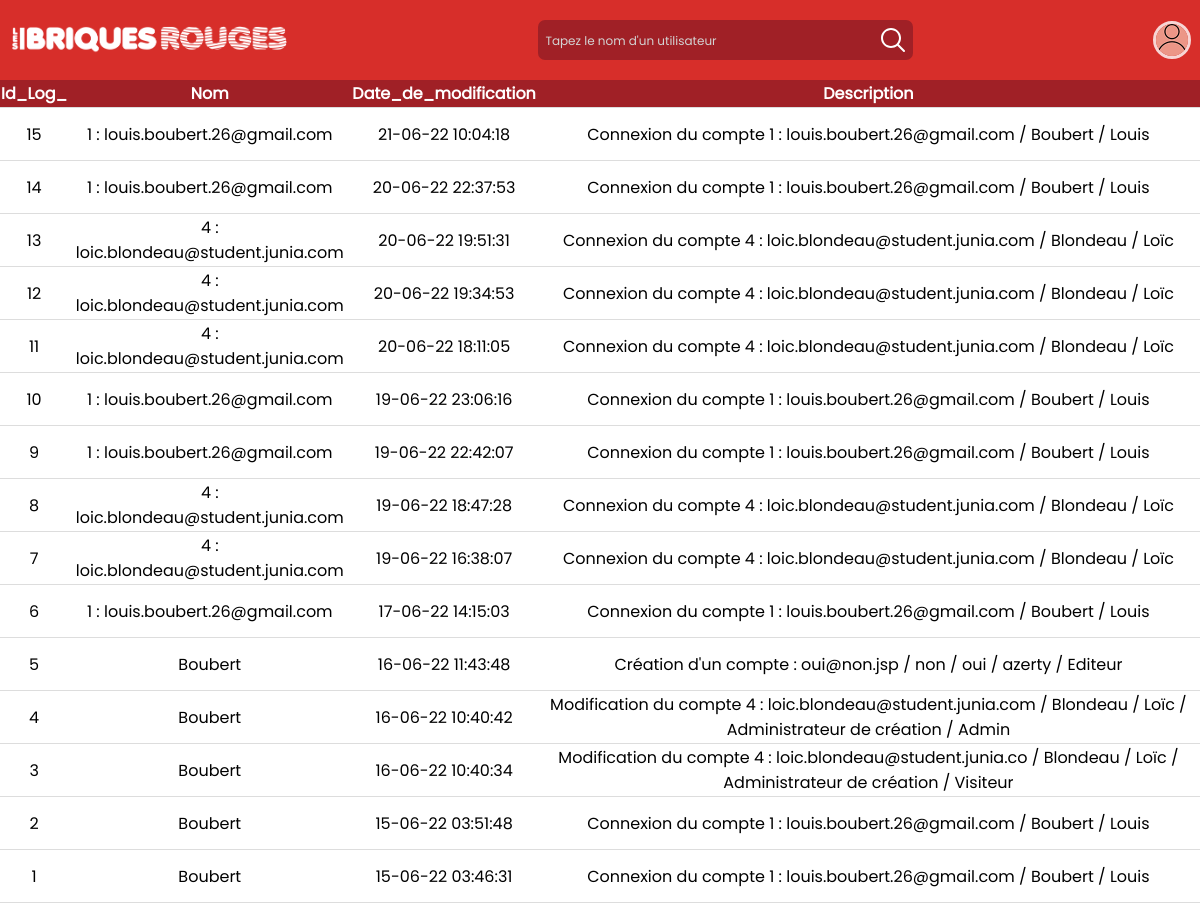
The page /changelog.php (signed in) on the database its author committed.
### tables this page shows
CREATE TABLE IF NOT EXISTS `log_` (
  `Id_Log_` int(11) NOT NULL AUTO_INCREMENT,
  `Nom` varchar(50) DEFAULT NULL,
  `Date_de_modification` varchar(50) DEFAULT NULL,
  `Description` varchar(256) DEFAULT NULL,
  PRIMARY KEY (`Id_Log_`)
);

### changelog_variables.php (called while the page is built)
<?php
try
{
	$mysqlClient = new PDO('mysql:host=localhost;dbname=lbr;charset=utf8', 'root');
}
catch(Exception $e)
{
        die('Erreur : '.$e->getMessage());
}
$postData = $_POST;
if (
		!isset($_POST['recherche']) || empty($_POST['recherche'])
		)
{
	$recherche = "";
}
else {
	$recherche = strip_tags($postData['recherche']);
}
$sqlQuery = 'SELECT * FROM log_ WHERE Id_log_ LIKE "%' . $recherche . '%" OR Nom LIKE "%' . $recherche . '%" OR Date_de_modification LIKE "%' . $recherche . '%" OR Description LIKE "%' . $recherche . '%" ORDER BY Id_log_ DESC;';
$changelogStatement = $mysqlClient->prepare($sqlQuery);
$changelogStatement->execute();
$changelogs = $changelogStatement->fetchAll();
?>

### changelog.php (the view, shortened to what this page needs)
<!DOCTYPE html>
<html lang="fr">
	<head>
		<link rel="stylesheet" type="text/css" href="style/style.css" />
	</head>
	<body class="d-flex flex-column min-vh-100">
    <header>
      <?php include_once('changelog_header.php'); ?>
    </header>
		<div id="table_compte">
			<table>
        <thead>
          <tr>
						<th>Id_Log_</th>
						<th>Nom</th>
						<th>Date_de_modification</th>
						<th>Description</th>
          </tr>
        </thead>
        <tbody>
          <?php foreach($changelogs as $changelog) : ?>
                <tr class="tab_body">
									<td><?php echo $changelog['Id_Log_']?></td>
									<td><?php echo $changelog['Nom']?></td>
									<td><?php echo $changelog['Date_de_modification'];?></td>
									<td><?php echo $changelog['Description'];?></td>
                </tr>
          <?php endforeach ?>
        </tbody>
      </table>
    </div>
  </body>
</html>

### changelog_header.php (shortened to what this page needs)
<?php
    include_once('changelog_variables.php');
?>
<a href="accueil.php"><img src="images/logoLONGUEURBlanc.png" alt="logo_longueur_blanc" id="logo_longueur_blanc" /></a>
<div id="scearch_bar">
  <form method="post">
    <input type="text" id="text_scearch_bar" placeholder="Tapez le nom d'un utilisateur" name="recherche"/>
  </form>
	<label for="text_scearch_bar">
	</label>
</div>
<div id="container_header_right">
	<img src="export.php?Id_fichier=71"	 alt="pdp_utilisateur" id="pdp_user" />
</div>

### style/style.css (style rules this page uses)
body * { font-family: "Poppins", arial; }
body { margin: 0; font-family: arial; }
header { top: 0; width: 100%; height: 80px; display: flex; align-items: center; z-index: 9; justify-content: space-between; background-color: #D72E2A; position:-webkit-sticky; position: sticky; }
header > a { display: flex; align-items: center; }
#logo_longueur_blanc { height: 70px; }
#scearch_bar { display: flex; align-items: center; background-color: #A02026; border-radius: 7px; padding: 5px; }
#scearch_bar input { background: transparent; outline: 0; border: 0; margin-right: 3px; font-size: 17px; color: white; }
#scearch_bar input::placeholder { color: lightgray; font-size: 12px; position: relative; bottom: 1px; }
#scearch_bar label { display: flex; align-items: center; cursor: pointer; }
#pdp_user { margin-right: 9px; cursor: pointer; height: 32px; width: 32px; border: 3px solid rgba(255,255,255,.8); border-radius: 50%; }
#container_header_right { display: flex; align-items: center; justify-content: space-between; }
#pdp_profil, #pdp_user { object-fit: cover; }
#table_compte { display: flex; justify-content: center; align-items: center; }
table { width: 100%; border-collapse: collapse; text-align: center; }
thead { top: 80px; position:-webkit-sticky; position: sticky; background-color: #A02026; }
th { color : #FFFFFF; }
td { height : 50px; }
td, th { border-bottom: 1px solid #ddd; }

### rows shown on the page
log_: Id_Log_ "15", Nom "1 : louis.boubert.26@gmail.com", Date_de_modification "21-06-22 10:04:18", Description "Connexion du compte 1 : louis.boubert.26@gmail.com / Boubert / Louis"
log_: Id_Log_ "14", Nom "1 : louis.boubert.26@gmail.com", Date_de_modification "20-06-22 22:37:53", Description "Connexion du compte 1 : louis.boubert.26@gmail.com / Boubert / Louis"
log_: Id_Log_ "13", Nom "4 : loic.blondeau@student.junia.com", Date_de_modification "20-06-22 19:51:31", Description "Connexion du compte 4 : loic.blondeau@student.junia.com / Blondeau / Loïc"
log_: Id_Log_ "12", Nom "4 : loic.blondeau@student.junia.com", Date_de_modification "20-06-22 19:34:53", Description "Connexion du compte 4 : loic.blondeau@student.junia.com / Blondeau / Loïc"
log_: Id_Log_ "11", Nom "4 : loic.blondeau@student.junia.com", Date_de_modification "20-06-22 18:11:05", Description "Connexion du compte 4 : loic.blondeau@student.junia.com / Blondeau / Loïc"
log_: Id_Log_ "10", Nom "1 : louis.boubert.26@gmail.com", Date_de_modification "19-06-22 23:06:16", Description "Connexion du compte 1 : louis.boubert.26@gmail.com / Boubert / Louis"
log_: Id_Log_ "9", Nom "1 : louis.boubert.26@gmail.com", Date_de_modification "19-06-22 22:42:07", Description "Connexion du compte 1 : louis.boubert.26@gmail.com / Boubert / Louis"
log_: Id_Log_ "8", Nom "4 : loic.blondeau@student.junia.com", Date_de_modification "19-06-22 18:47:28", Description "Connexion du compte 4 : loic.blondeau@student.junia.com / Blondeau / Loïc"
log_: Id_Log_ "7", Nom "4 : loic.blondeau@student.junia.com", Date_de_modification "19-06-22 16:38:07", Description "Connexion du compte 4 : loic.blondeau@student.junia.com / Blondeau / Loïc"
log_: Id_Log_ "6", Nom "1 : louis.boubert.26@gmail.com", Date_de_modification "17-06-22 14:15:03", Description "Connexion du compte 1 : louis.boubert.26@gmail.com / Boubert / Louis"
log_: Id_Log_ "5", Nom "Boubert", Date_de_modification "16-06-22 11:43:48", Description "Création d'un compte : oui@non.jsp / non / oui / azerty / Editeur"
log_: Id_Log_ "4", Nom "Boubert", Date_de_modification "16-06-22 10:40:42", Description "Modification du compte 4 : loic.blondeau@student.junia.com / Blondeau / Loïc / Administrateur de création / Admin"
log_: Id_Log_ "3", Nom "Boubert", Date_de_modification "16-06-22 10:40:34", Description "Modification du compte 4 : loic.blondeau@student.junia.co / Blondeau / Loïc / Administrateur de création / Visiteur"
log_: Id_Log_ "2", Nom "Boubert", Date_de_modification "15-06-22 03:51:48", Description "Connexion du compte 1 : louis.boubert.26@gmail.com / Boubert / Louis"
log_: Id_Log_ "1", Nom "Boubert", Date_de_modification "15-06-22 03:46:31", Description "Connexion du compte 1 : louis.boubert.26@gmail.com / Boubert / Louis"
